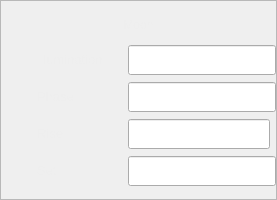
            <widget class="QFrame" name="frame">
             <property name="minimumSize">
              <size>
               <width>0</width>
               <height>200</height>
              </size>
             </property>
             <property name="maximumSize">
              <size>
               <width>16777215</width>
               <height>200</height>
              </size>
             </property>
             <property name="styleSheet">
              <string notr="true">QLineEdit {
border-left: 2px solid rgb(255, 0, 127);

}</string>
             </property>
             <property name="frameShape">
              <enum>QFrame::StyledPanel</enum>
             </property>
             <property name="frameShadow">
              <enum>QFrame::Raised</enum>
             </property>
             <layout class="QGridLayout" name="gridLayout_27">
              <property name="leftMargin">
               <number>0</number>
              </property>
              <property name="rightMargin">
               <number>0</number>
              </property>
              <item row="1" column="1">
               <widget class="QLabel" name="illutextlabel">
                <property name="minimumSize">
                 <size>
                  <width>85</width>
                  <height>30</height>
                 </size>
                </property>
                <property name="maximumSize">
                 <size>
                  <width>85</width>
                  <height>30</height>
                 </size>
                </property>
                <property name="font">
                 <font>
                  <family>Segoe UI</family>
                  <pointsize>10</pointsize>
                 </font>
                </property>
                <property name="text">
                 <string>&lt;html&gt;&lt;head/&gt;&lt;body&gt;&lt;p&gt;&lt;span style=&quot; color:#eeeeee;&quot;&gt;Illumination&lt;/span&gt;&lt;/p&gt;&lt;/body&gt;&lt;/html&gt;</string>
                </property>
               </widget>
              </item>
              <item row="2" column="1">
               <widget class="QLabel" name="phasetextlabel">
                <property name="minimumSize">
                 <size>
                  <width>85</width>
                  <height>30</height>
                 </size>
                </property>
                <property name="maximumSize">
                 <size>
                  <width>85</width>
                  <height>30</height>
                 </size>
                </property>
                <property name="font">
                 <font>
                  <family>Segoe UI</family>
                  <pointsize>10</pointsize>
                 </font>
                </property>
                <property name="text">
                 <string>&lt;html&gt;&lt;head/&gt;&lt;body&gt;&lt;p&gt;&lt;span style=&quot; color:#eeeeee;&quot;&gt;Phase&lt;/span&gt;&lt;/p&gt;&lt;/body&gt;&lt;/html&gt;</string>
                </property>
               </widget>
              </item>
              <item row="2" column="2" colspan="2">
               <widget class="QLineEdit" name="moonphaseline">
                <property name="minimumSize">
                 <size>
                  <width>0</width>
                  <height>30</height>
                 </size>
                </property>
                <property name="font">
                 <font>
                  <family>Arial</family>
                  <pointsize>11</pointsize>
                 </font>
                </property>
                <property name="styleSheet">
                 <string notr="true"/>
                </property>
                <property name="text">
                 <string/>
                </property>
                <property name="readOnly">
                 <bool>true</bool>
                </property>
                <property name="placeholderText">
                 <string/>
                </property>
               </widget>
              </item>
              <item row="1" column="2" colspan="2">
               <widget class="QLineEdit" name="illuminationline">
                <property name="minimumSize">
                 <size>
                  <width>0</width>
                  <height>30</height>
                 </size>
                </property>
                <property name="font">
                 <font>
                  <family>Arial</family>
                  <pointsize>11</pointsize>
                 </font>
                </property>
                <property name="styleSheet">
                 <string notr="true"/>
                </property>
                <property name="text">
                 <string/>
                </property>
                <property name="readOnly">
                 <bool>true</bool>
                </property>
                <property name="placeholderText">
                 <string/>
                </property>
               </widget>
              </item>
              <item row="4" column="2" colspan="2">
               <widget class="QLineEdit" name="moonsetline">
                <property name="minimumSize">
                 <size>
                  <width>0</width>
                  <height>30</height>
                 </size>
                </property>
                <property name="font">
                 <font>
                  <family>Arial</family>
                  <pointsize>11</pointsize>
                 </font>
                </property>
                <property name="styleSheet">
                 <string notr="true"/>
                </property>
                <property name="text">
                 <string/>
                </property>
                <property name="readOnly">
                 <bool>true</bool>
                </property>
                <property name="placeholderText">
                 <string/>
                </property>
               </widget>
              </item>
              <item row="4" column="1">
               <widget class="QLabel" name="settextlabel">
                <property name="minimumSize">
                 <size>
                  <width>85</width>
                  <height>30</height>
                 </size>
                </property>
                <property name="maximumSize">
                 <size>
                  <width>85</width>
                  <height>30</height>
                 </size>
                </property>
                <property name="font">
                 <font>
                  <family>Segoe UI</family>
                  <pointsize>10</pointsize>
                 </font>
                </property>
                <property name="text">
                 <string>&lt;html&gt;&lt;head/&gt;&lt;body&gt;&lt;p&gt;&lt;span style=&quot; color:#eeeeee;&quot;&gt;Set&lt;/span&gt;&lt;/p&gt;&lt;/body&gt;&lt;/html&gt;</string>
                </property>
               </widget>
              </item>
              <item row="1" column="0">
               <widget class="QLabel" name="illuiconlabel">
                <property name="minimumSize">
                 <size>
                  <width>30</width>
                  <height>30</height>
                 </size>
                </property>
                <property name="maximumSize">
                 <size>
                  <width>30</width>
                  <height>30</height>
                 </size>
                </property>
                <property name="text">
                 <string/>
                </property>
                <property name="pixmap">
                 <pixmap resource="../icon.qrc">:/icon/icon/illumination.svg</pixmap>
                </property>
                <property name="scaledContents">
                 <bool>true</bool>
                </property>
               </widget>
              </item>
              <item row="4" column="0">
               <widget class="QLabel" name="seticonlabel">
                <property name="minimumSize">
                 <size>
                  <width>30</width>
                  <height>30</height>
                 </size>
                </property>
                <property name="maximumSize">
                 <size>
                  <width>30</width>
                  <height>30</height>
                 </size>
                </property>
                <property name="text">
                 <string/>
                </property>
                <property name="pixmap">
                 <pixmap resource="../icon.qrc">:/icon/icon/set.svg</pixmap>
                </property>
                <property name="scaledContents">
                 <bool>true</bool>
                </property>
               </widget>
              </item>
              <item row="2" column="0">
               <widget class="QLabel" name="phaseiconlabel">
                <property name="minimumSize">
                 <size>
                  <width>30</width>
                  <height>30</height>
                 </size>
                </property>
                <property name="maximumSize">
                 <size>
                  <width>30</width>
                  <height>30</height>
                 </size>
                </property>
                <property name="text">
                 <string/>
                </property>
                <property name="pixmap">
                 <pixmap resource="../icon.qrc">:/icon/icon/full_moon.svg</pixmap>
                </property>
                <property name="scaledContents">
                 <bool>true</bool>
                </property>
               </widget>
              </item>
              <item row="0" column="0" colspan="4">
               <widget class="QLabel" name="elevcortextlabel_2">
                <property name="minimumSize">
                 <size>
                  <width>0</width>
                  <height>25</height>
                 </size>
                </property>
                <property name="maximumSize">
                 <size>
                  <width>16777215</width>
                  <height>25</height>
                 </size>
                </property>
                <property name="text">
                 <string>&lt;html&gt;&lt;head/&gt;&lt;body&gt;&lt;p align=&quot;center&quot;&gt;&lt;span style=&quot; color:#eeeeee;&quot;&gt;Moon&lt;/span&gt;&lt;/p&gt;&lt;/body&gt;&lt;/html&gt;</string>
                </property>
                <property name="textFormat">
                 <enum>Qt::RichText</enum>
                </property>
               </widget>
              </item>
              <item row="3" column="1">
               <widget class="QLabel" name="risetextlabel">
                <property name="minimumSize">
                 <size>
                  <width>85</width>
                  <height>30</height>
                 </size>
                </property>
                <property name="maximumSize">
                 <size>
                  <width>85</width>
                  <height>30</height>
                 </size>
                </property>
                <property name="font">
                 <font>
                  <family>Segoe UI</family>
                  <pointsize>10</pointsize>
                 </font>
                </property>
                <property name="text">
                 <string>&lt;html&gt;&lt;head/&gt;&lt;body&gt;&lt;p&gt;&lt;span style=&quot; color:#eeeeee;&quot;&gt;Rise&lt;/span&gt;&lt;/p&gt;&lt;/body&gt;&lt;/html&gt;</string>
                </property>
               </widget>
              </item>
              <item row="3" column="0">
               <widget class="QLabel" name="riseiconlabel">
                <property name="minimumSize">
                 <size>
                  <width>30</width>
                  <height>30</height>
                 </size>
                </property>
                <property name="maximumSize">
                 <size>
                  <width>30</width>
                  <height>30</height>
                 </size>
                </property>
                <property name="text">
                 <string/>
                </property>
                <property name="pixmap">
                 <pixmap resource="../icon.qrc">:/icon/icon/rise.svg</pixmap>
                </property>
                <property name="scaledContents">
                 <bool>true</bool>
                </property>
               </widget>
              </item>
              <item row="3" column="2">
               <widget class="QLineEdit" name="moonriseline">
                <property name="minimumSize">
                 <size>
                  <width>0</width>
                  <height>30</height>
                 </size>
                </property>
                <property name="font">
                 <font>
                  <family>Arial</family>
                  <pointsize>11</pointsize>
                 </font>
                </property>
                <property name="styleSheet">
                 <string notr="true"/>
                </property>
                <property name="text">
                 <string/>
                </property>
                <property name="readOnly">
                 <bool>true</bool>
                </property>
                <property name="placeholderText">
                 <string/>
                </property>
               </widget>
              </item>
             </layout>
            </widget>
